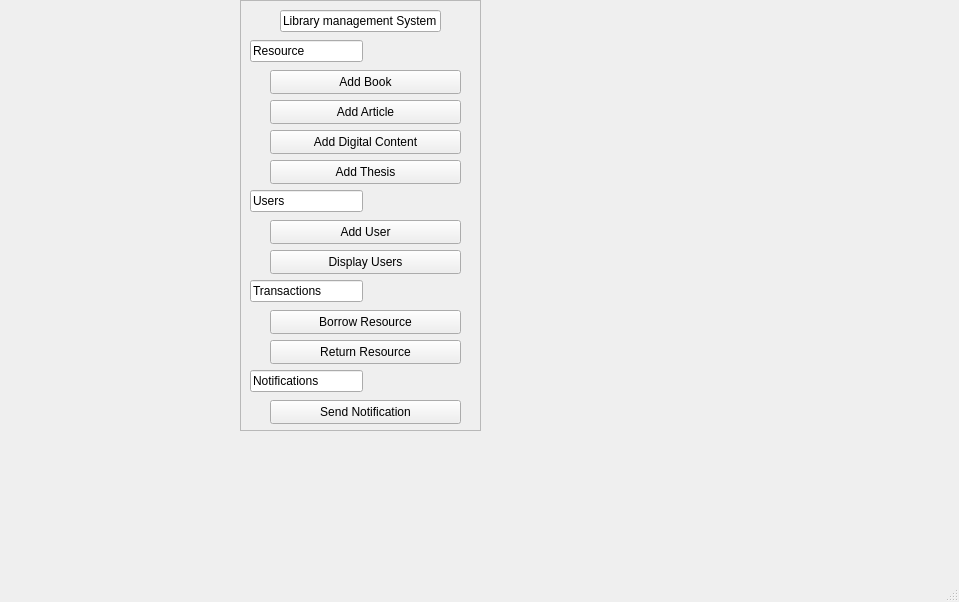
<?xml version="1.0" encoding="UTF-8"?>
<ui version="4.0">
 <class>MainWindow</class>
 <widget class="QMainWindow" name="MainWindow">
  <property name="geometry">
   <rect>
    <x>0</x>
    <y>0</y>
    <width>959</width>
    <height>602</height>
   </rect>
  </property>
  <property name="windowTitle">
   <string>MainWindow</string>
  </property>
  <widget class="QWidget" name="centralwidget">
   <widget class="QPushButton" name="pushButton">
    <property name="geometry">
     <rect>
      <x>270</x>
      <y>70</y>
      <width>191</width>
      <height>24</height>
     </rect>
    </property>
    <property name="text">
     <string>Add Book</string>
    </property>
   </widget>
   <widget class="QPushButton" name="pushButton_2">
    <property name="geometry">
     <rect>
      <x>270</x>
      <y>100</y>
      <width>191</width>
      <height>24</height>
     </rect>
    </property>
    <property name="text">
     <string>Add Article</string>
    </property>
   </widget>
   <widget class="QPushButton" name="pushButton_3">
    <property name="geometry">
     <rect>
      <x>270</x>
      <y>130</y>
      <width>191</width>
      <height>24</height>
     </rect>
    </property>
    <property name="text">
     <string>Add Digital Content</string>
    </property>
   </widget>
   <widget class="QPushButton" name="pushButton_4">
    <property name="geometry">
     <rect>
      <x>270</x>
      <y>160</y>
      <width>191</width>
      <height>24</height>
     </rect>
    </property>
    <property name="text">
     <string>Add Thesis</string>
    </property>
   </widget>
   <widget class="QPushButton" name="pushButton_5">
    <property name="geometry">
     <rect>
      <x>270</x>
      <y>220</y>
      <width>191</width>
      <height>24</height>
     </rect>
    </property>
    <property name="text">
     <string>Add User</string>
    </property>
   </widget>
   <widget class="QPushButton" name="pushButton_6">
    <property name="geometry">
     <rect>
      <x>270</x>
      <y>250</y>
      <width>191</width>
      <height>24</height>
     </rect>
    </property>
    <property name="text">
     <string>Display Users</string>
    </property>
   </widget>
   <widget class="QPushButton" name="pushButton_7">
    <property name="geometry">
     <rect>
      <x>270</x>
      <y>340</y>
      <width>191</width>
      <height>24</height>
     </rect>
    </property>
    <property name="text">
     <string>Return Resource</string>
    </property>
   </widget>
   <widget class="QPushButton" name="pushButton_8">
    <property name="geometry">
     <rect>
      <x>270</x>
      <y>310</y>
      <width>191</width>
      <height>24</height>
     </rect>
    </property>
    <property name="text">
     <string>Borrow Resource</string>
    </property>
   </widget>
   <widget class="QPushButton" name="pushButton_9">
    <property name="geometry">
     <rect>
      <x>270</x>
      <y>400</y>
      <width>191</width>
      <height>24</height>
     </rect>
    </property>
    <property name="text">
     <string>Send Notification</string>
    </property>
   </widget>
   <widget class="QLineEdit" name="lineEdit">
    <property name="geometry">
     <rect>
      <x>250</x>
      <y>40</y>
      <width>113</width>
      <height>22</height>
     </rect>
    </property>
    <property name="text">
     <string>Resource</string>
    </property>
   </widget>
   <widget class="QLineEdit" name="lineEdit_2">
    <property name="geometry">
     <rect>
      <x>250</x>
      <y>190</y>
      <width>113</width>
      <height>22</height>
     </rect>
    </property>
    <property name="text">
     <string>Users</string>
    </property>
   </widget>
   <widget class="QLineEdit" name="lineEdit_3">
    <property name="geometry">
     <rect>
      <x>250</x>
      <y>280</y>
      <width>113</width>
      <height>22</height>
     </rect>
    </property>
    <property name="text">
     <string>Transactions</string>
    </property>
   </widget>
   <widget class="QLineEdit" name="lineEdit_4">
    <property name="geometry">
     <rect>
      <x>250</x>
      <y>370</y>
      <width>113</width>
      <height>22</height>
     </rect>
    </property>
    <property name="text">
     <string>Notifications</string>
    </property>
   </widget>
   <widget class="QLineEdit" name="lineEdit_5">
    <property name="geometry">
     <rect>
      <x>280</x>
      <y>10</y>
      <width>161</width>
      <height>22</height>
     </rect>
    </property>
    <property name="text">
     <string>Library management System</string>
    </property>
   </widget>
   <widget class="QPushButton" name="pushButton_14">
    <property name="geometry">
     <rect>
      <x>660</x>
      <y>590</y>
      <width>191</width>
      <height>24</height>
     </rect>
    </property>
    <property name="text">
     <string>Send Notification</string>
    </property>
   </widget>
   <widget class="QPushButton" name="pushButton_16">
    <property name="geometry">
     <rect>
      <x>720</x>
      <y>590</y>
      <width>191</width>
      <height>24</height>
     </rect>
    </property>
    <property name="text">
     <string>Send Notification</string>
    </property>
   </widget>
   <widget class="QFrame" name="frame">
    <property name="geometry">
     <rect>
      <x>240</x>
      <y>0</y>
      <width>241</width>
      <height>431</height>
     </rect>
    </property>
    <property name="frameShape">
     <enum>QFrame::Shape::StyledPanel</enum>
    </property>
    <property name="frameShadow">
     <enum>QFrame::Shadow::Raised</enum>
    </property>
   </widget>
  </widget>
  <widget class="QMenuBar" name="menubar">
   <property name="geometry">
    <rect>
     <x>0</x>
     <y>0</y>
     <width>959</width>
     <height>22</height>
    </rect>
   </property>
  </widget>
  <widget class="QStatusBar" name="statusbar"/>
 </widget>
 <resources/>
 <connections/>
</ui>
